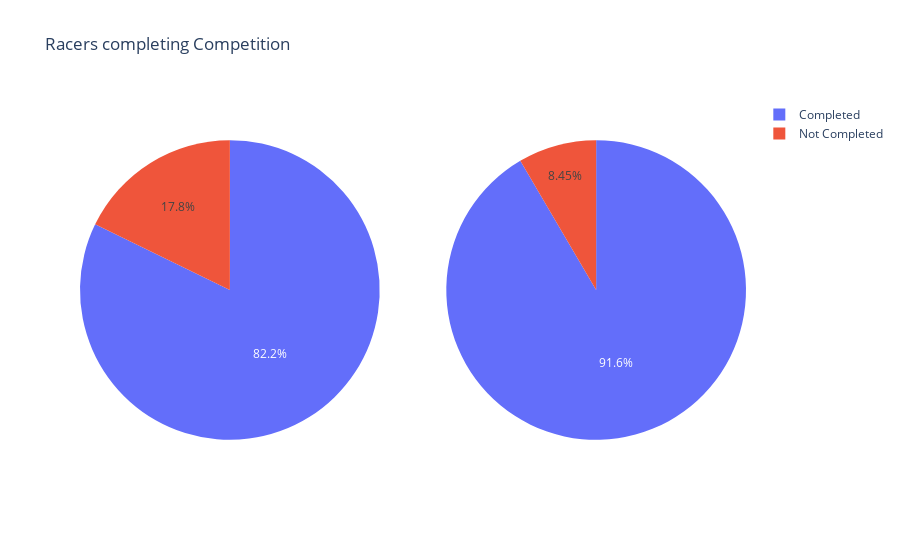

The notebook cell saved with this chart:
### Code cell
# Prettify
# title, color, legend title, size, comments, hoverinfo, themes, x-axis and y-axis

# Overall, use pie chart

pie1 = PieTemplate(["Completed", "Not Completed"], [completedRace, dnfOrDns], 1, 1)
pie2 = PieTemplate(["Completed", "Not Completed"], [completedRace2, dnfOrDns2], 1, 2)

fig1 = pieMaker([pie1, pie2], 1, 2, "Racers completing Competition")

iplot(fig1)

### Figure 1 — Plotly figure (JSON) as saved in the notebook; plotly's stock layout.template omitted (floating-point values rounded to 4 significant figures)
{"data": [{"domain": {"x": [0, 0.45], "y": [0, 1]}, "hoverinfo": "label+value", "labels": ["Completed", "Not Completed"], "type": "pie", "values": [335426, 72544]}, {"domain": {"x": [0.55, 1], "y": [0, 1]}, "hoverinfo": "label+value", "labels": ["Completed", "Not Completed"], "type": "pie", "values": [22883, 2111]}], "layout": {"title": {"text": "Racers completing Competition"}}}
